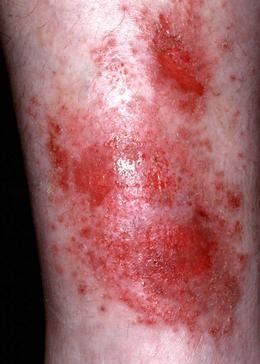
#> input picture classes_data/ad/ad1.jpg, 260 x 364 px; its folder holds 4 pictures in this run
$ python kechan_pca.py
#> lines starting #> are read from the running program, lines starting #| are printed output that depends on the picture
""" From https://gist.github.com/kechan/9a9f4d76f40500b85ce4493e785019ea """

import numpy as np
import cv2
import matplotlib.pyplot as plt
import matplotlib.image as mpimg
import glob

def pca_aug_dir(image_dir, output_dir, classes_label):
#> called with classes_label = 'ad'
    extension = '.jpg'
    image_dir = image_dir + '/*' + extension
    pca_list = []

    for img in (glob.glob(image_dir)):
        original_image = cv2.imread(img)
#> original_image is the input picture: shape (364, 260, 3); mean B, G, R 103.8, 100.3, 160.2

        #flatten image
        renorm_image = np.reshape(original_image, (original_image.shape[0]*original_image.shape[1],3))

        renorm_image = renorm_image.astype('float32')
        renorm_image -= np.mean(renorm_image, axis=0)
        renorm_image /= np.std(renorm_image, axis=0)

        cov = np.cov(renorm_image, rowvar=False) # Calculate the 3x3 covariance matrix
#> cov = [[1, 0.997, 0.852], [0.997, 1, 0.855], [0.852, 0.855, 1]]

        lambdas, p = np.linalg.eig(cov) # lambdas = eigenvalues, p = eigenvectors
#> lambdas = [2.8, 0.00273, 0.193]; p = [[-0.587, -0.704, -0.399], [-0.588, 0.71, -0.387], [-0.556, -0.00766, 0.831]]
        alphas = np.random.normal(0, 0.1, 3)

        #delta = p[:,0]*alphas[0]*lambdas[0] + p[:,1]*alphas[1]*lambdas[1] + p[:,2]*alphas[2]*lambdas[2]
        delta = np.dot(p, alphas*lambdas)
#> delta = [-0.298, -0.298, -0.259]

        delta = (delta*255.).astype('int8')
#> delta = [-76, -76, -66]

        pca_color_image = np.maximum(np.minimum(original_image + delta, 255), 0).astype('uint8')
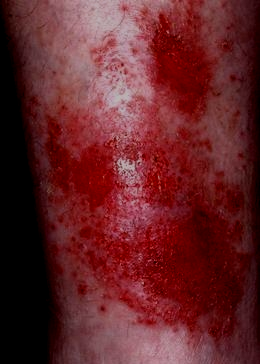
#> pca_color_image: shape (364, 260, 3); mean B, G, R 39.7, 36, 100.7
        pca_list.append(pca_color_image)
#> pass 2 of the loop in pca_aug_dir, `for img in (glob.glob(image_dir)):`:
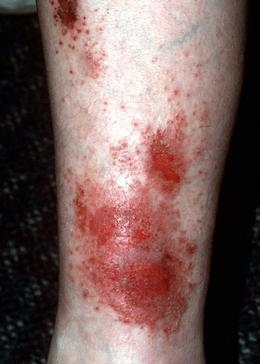
#> input picture classes_data/ad/ad13.jpg, 260 x 364 px
#> in pca_aug_dir, original_image is the input picture: shape (364, 260, 3); mean B, G, R 90.1, 93.6, 119.8
#> cov = [[1, 0.999, 0.941], [0.999, 1, 0.949], [0.941, 0.949, 1]]
#> lambdas = [2.93, 0.00102, 0.073]; p = [[-0.58, -0.681, -0.447], [-0.582, 0.73, -0.358], [-0.57, -0.0524, 0.82]]
#> in pca_aug_dir, `delta = np.dot(p, alphas*lambdas)`: delta = [-0.377, -0.379, -0.38]
#> in pca_aug_dir, `delta = (delta*255.).astype('int8')`: delta = [-96, -96, -96]
#> in pca_aug_dir, `pca_color_image = np.maximum(np.minimum(original_image + delta, 255), ..`:
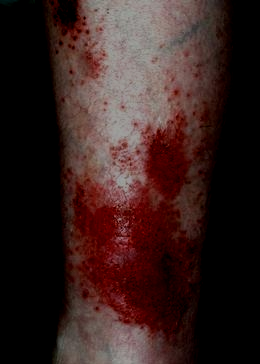
#> pca_color_image: shape (364, 260, 3); mean B, G, R 30.7, 32.9, 54.2
#> pass 3 of the loop in pca_aug_dir, `for img in (glob.glob(image_dir)):`:
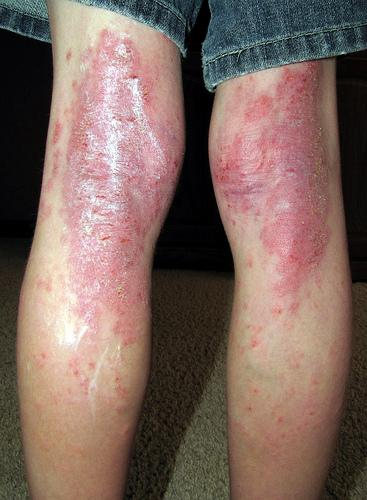
#> input picture classes_data/ad/ad17.jpg, 367 x 500 px
#> in pca_aug_dir, original_image is the input picture: shape (500, 367, 3); mean B, G, R 95, 103.4, 126.8
#> cov = [[1, 0.982, 0.948], [0.982, 1, 0.963], [0.948, 0.963, 1]]
#> lambdas = [2.93, 0.0158, 0.0555]; p = [[-0.578, -0.593, -0.561], [-0.581, 0.781, -0.228], [-0.574, -0.194, 0.796]]
#> in pca_aug_dir, `delta = np.dot(p, alphas*lambdas)`: delta = [-0.16, -0.162, -0.16]
#> in pca_aug_dir, `delta = (delta*255.).astype('int8')`: delta = [-40, -41, -40]
#> in pca_aug_dir, `pca_color_image = np.maximum(np.minimum(original_image + delta, 255), ..`:
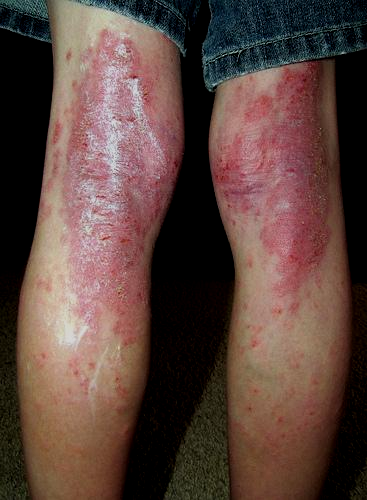
#> pca_color_image: shape (500, 367, 3); mean B, G, R 61.5, 68.2, 92
#> the loop made 4 passes; the first 3 are shown

    # [4 lines of commented-out code are left out]

    for i, new_image in enumerate(pca_list):
        cv2.imwrite('{}{}{}{}'.format(output_dir + '/', 'pca_aug_' + classes_label, i+1, extension), new_image)
        # cv2.imread(output_dir.format(i), new_image)
    #     # imgplot = plt.imshow(pca_color_image)
    #     # plt.show()

# Train set
pca_aug_dir('Ver2/crop_split_classes_data_Ver2/cc_train/ad', 'Ver2/crop_split_classes_data_Ver2_PCA/train/ad', 'ad') # ad
pca_aug_dir('Ver2/crop_split_classes_data_Ver2/cc_train/nm', 'Ver2/crop_split_classes_data_Ver2_PCA/train/nm', 'nm') # nm
pca_aug_dir('Ver2/crop_split_classes_data_Ver2/cc_train/ps', 'Ver2/crop_split_classes_data_Ver2_PCA/train/ps', 'ps') # ps
pca_aug_dir('Ver2/crop_split_classes_data_Ver2/cc_train/sk', 'Ver2/crop_split_classes_data_Ver2_PCA/train/sk', 'sk') # sk

# Validation set
# pca_aug_dir('image/cc_val/akiec', 'aug_image/pca-aug_val/akiec', 'akiec') # akiec
# pca_aug_dir('image/cc_val/bcc', 'aug_image/pca-aug_val/bcc', 'bcc') # bcc
# pca_aug_dir('image/cc_val/bkl', 'aug_image/pca-aug_val/bkl', 'bkl') # bkl
# pca_aug_dir('image/cc_val/df', 'aug_image/pca-aug_val/df', 'df') # df
# pca_aug_dir('image/cc_val/mel', 'aug_image/pca-aug_valmel', 'mel') # mel
# pca_aug_dir('image/cc_val/vasc', 'aug_image/pca-aug_val/vasc', 'vasc') # vasc

# # Test set
# pca_aug_dir('image/cc_test/akiec', 'aug_image/pca-aug_test/akiec', 'akiec') # akiec
# pca_aug_dir('image/cc_test/bcc', 'aug_image/pca-aug_test/bcc', 'bcc') # bcc
# pca_aug_dir('image/cc_test/bkl', 'aug_image/pca-aug_test/bkl', 'bkl') # bkl
# pca_aug_dir('image/cc_test/df', 'aug_image/pca-aug_test/df', 'df') # df
# pca_aug_dir('image/cc_test/mel', 'aug_image/pca-aug_test/mel', 'mel') # mel
# pca_aug_dir('image/cc_test/vasc', 'aug_image/pca-aug_test/vasc', 'vasc') # vasc
